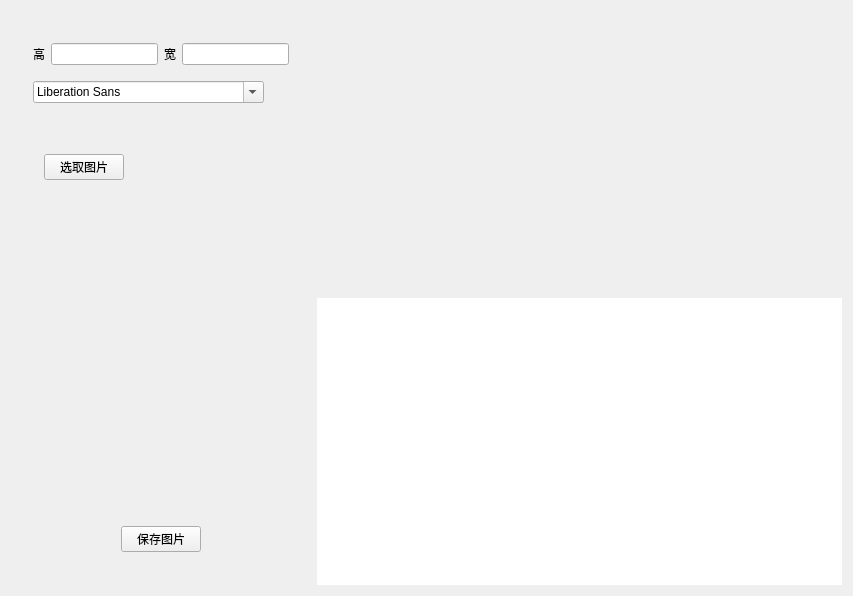
<?xml version="1.0" encoding="UTF-8"?>
<ui version="4.0">
 <class>PictureClass</class>
 <widget class="QWidget" name="PictureClass">
  <property name="geometry">
   <rect>
    <x>0</x>
    <y>0</y>
    <width>853</width>
    <height>596</height>
   </rect>
  </property>
  <property name="windowTitle">
   <string>Picture</string>
  </property>
  <layout class="QHBoxLayout" name="horizontalLayout">
   <item>
    <widget class="QWidget" name="widget" native="true">
     <property name="minimumSize">
      <size>
       <width>300</width>
       <height>0</height>
      </size>
     </property>
     <property name="maximumSize">
      <size>
       <width>300</width>
       <height>16777215</height>
      </size>
     </property>
     <layout class="QVBoxLayout" name="verticalLayout_4">
      <item>
       <widget class="QWidget" name="widget_3" native="true">
        <layout class="QVBoxLayout" name="verticalLayout_5">
         <item>
          <layout class="QHBoxLayout" name="horizontalLayout_3">
           <item>
            <widget class="QLabel" name="label_2">
             <property name="text">
              <string>高</string>
             </property>
            </widget>
           </item>
           <item>
            <widget class="QLineEdit" name="HEdit">
             <property name="alignment">
              <set>Qt::AlignCenter</set>
             </property>
            </widget>
           </item>
           <item>
            <widget class="QLabel" name="label_3">
             <property name="text">
              <string>宽</string>
             </property>
            </widget>
           </item>
           <item>
            <widget class="QLineEdit" name="WEdit">
             <property name="alignment">
              <set>Qt::AlignCenter</set>
             </property>
            </widget>
           </item>
          </layout>
         </item>
         <item>
          <layout class="QHBoxLayout" name="horizontalLayout_6">
           <item>
            <widget class="QFontComboBox" name="fontComboBox"/>
           </item>
           <item>
            <spacer name="horizontalSpacer">
             <property name="orientation">
              <enum>Qt::Horizontal</enum>
             </property>
             <property name="sizeHint" stdset="0">
              <size>
               <width>40</width>
               <height>20</height>
              </size>
             </property>
            </spacer>
           </item>
          </layout>
         </item>
        </layout>
       </widget>
      </item>
      <item>
       <widget class="QWidget" name="widget_4" native="true">
        <property name="sizePolicy">
         <sizepolicy hsizetype="Fixed" vsizetype="Preferred">
          <horstretch>0</horstretch>
          <verstretch>0</verstretch>
         </sizepolicy>
        </property>
        <layout class="QVBoxLayout" name="verticalLayout_3">
         <item>
          <widget class="QWidget" name="widget_5" native="true">
           <layout class="QVBoxLayout" name="verticalLayout_2">
            <item>
             <layout class="QHBoxLayout" name="horizontalLayout_4">
              <item>
               <widget class="QPushButton" name="ChooseBtn">
                <property name="sizePolicy">
                 <sizepolicy hsizetype="Fixed" vsizetype="Fixed">
                  <horstretch>0</horstretch>
                  <verstretch>0</verstretch>
                 </sizepolicy>
                </property>
                <property name="text">
                 <string>选取图片</string>
                </property>
               </widget>
              </item>
              <item>
               <spacer name="horizontalSpacer_4">
                <property name="orientation">
                 <enum>Qt::Horizontal</enum>
                </property>
                <property name="sizeHint" stdset="0">
                 <size>
                  <width>40</width>
                  <height>20</height>
                 </size>
                </property>
               </spacer>
              </item>
             </layout>
            </item>
            <item>
             <widget class="QLabel" name="label_4">
              <property name="sizePolicy">
               <sizepolicy hsizetype="Preferred" vsizetype="Fixed">
                <horstretch>0</horstretch>
                <verstretch>0</verstretch>
               </sizepolicy>
              </property>
              <property name="font">
               <font>
                <family>宋体</family>
                <pointsize>14</pointsize>
                <weight>75</weight>
                <bold>true</bold>
               </font>
              </property>
              <property name="text">
               <string/>
              </property>
             </widget>
            </item>
           </layout>
          </widget>
         </item>
         <item>
          <widget class="QWidget" name="showPhoto" native="true">
           <property name="sizePolicy">
            <sizepolicy hsizetype="Maximum" vsizetype="Maximum">
             <horstretch>0</horstretch>
             <verstretch>0</verstretch>
            </sizepolicy>
           </property>
           <property name="minimumSize">
            <size>
             <width>280</width>
             <height>280</height>
            </size>
           </property>
           <property name="maximumSize">
            <size>
             <width>280</width>
             <height>280</height>
            </size>
           </property>
          </widget>
         </item>
         <item>
          <widget class="QWidget" name="widget_6" native="true">
           <layout class="QHBoxLayout" name="horizontalLayout_5">
            <item>
             <spacer name="horizontalSpacer_2">
              <property name="orientation">
               <enum>Qt::Horizontal</enum>
              </property>
              <property name="sizeHint" stdset="0">
               <size>
                <width>77</width>
                <height>20</height>
               </size>
              </property>
             </spacer>
            </item>
            <item>
             <widget class="QPushButton" name="SaveBtn">
              <property name="text">
               <string>保存图片</string>
              </property>
             </widget>
            </item>
            <item>
             <spacer name="horizontalSpacer_3">
              <property name="orientation">
               <enum>Qt::Horizontal</enum>
              </property>
              <property name="sizeHint" stdset="0">
               <size>
                <width>76</width>
                <height>20</height>
               </size>
              </property>
             </spacer>
            </item>
           </layout>
           <zorder>horizontalSpacer_3</zorder>
           <zorder>SaveBtn</zorder>
           <zorder>horizontalSpacer_2</zorder>
          </widget>
         </item>
        </layout>
       </widget>
      </item>
     </layout>
    </widget>
   </item>
   <item>
    <widget class="QWidget" name="widget_2" native="true">
     <layout class="QVBoxLayout" name="verticalLayout">
      <property name="spacing">
       <number>0</number>
      </property>
      <property name="leftMargin">
       <number>0</number>
      </property>
      <property name="topMargin">
       <number>0</number>
      </property>
      <property name="rightMargin">
       <number>0</number>
      </property>
      <property name="bottomMargin">
       <number>0</number>
      </property>
      <item>
       <widget class="QWidget" name="photoWidget" native="true">
        <layout class="QHBoxLayout" name="horizontalLayout_7">
         <property name="spacing">
          <number>0</number>
         </property>
         <property name="leftMargin">
          <number>0</number>
         </property>
         <property name="topMargin">
          <number>0</number>
         </property>
         <property name="rightMargin">
          <number>0</number>
         </property>
         <property name="bottomMargin">
          <number>0</number>
         </property>
        </layout>
       </widget>
      </item>
      <item>
       <widget class="QWidget" name="labWidget" native="true">
        <layout class="QHBoxLayout" name="horizontalLayout_2">
         <property name="spacing">
          <number>0</number>
         </property>
         <property name="leftMargin">
          <number>0</number>
         </property>
         <property name="topMargin">
          <number>0</number>
         </property>
         <property name="rightMargin">
          <number>0</number>
         </property>
         <property name="bottomMargin">
          <number>0</number>
         </property>
         <item>
          <widget class="QLabel" name="label">
           <property name="font">
            <font>
             <family>宋体</family>
             <pointsize>28</pointsize>
             <weight>75</weight>
             <bold>true</bold>
            </font>
           </property>
           <property name="styleSheet">
            <string notr="true">background-color: rgb(255, 255, 255);</string>
           </property>
           <property name="text">
            <string/>
           </property>
           <property name="alignment">
            <set>Qt::AlignCenter</set>
           </property>
          </widget>
         </item>
        </layout>
       </widget>
      </item>
     </layout>
    </widget>
   </item>
  </layout>
 </widget>
 <layoutdefault spacing="6" margin="11"/>
 <resources>
  <include location="picture.qrc"/>
 </resources>
 <connections/>
</ui>
